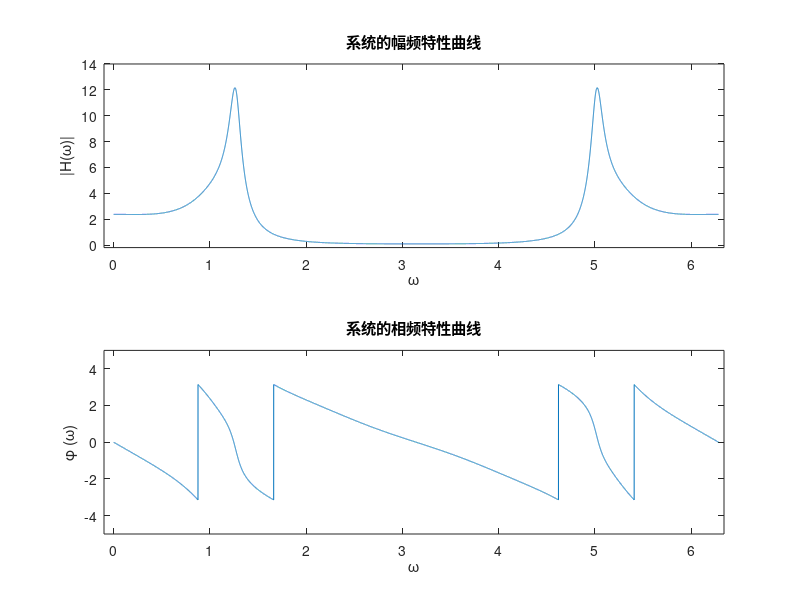
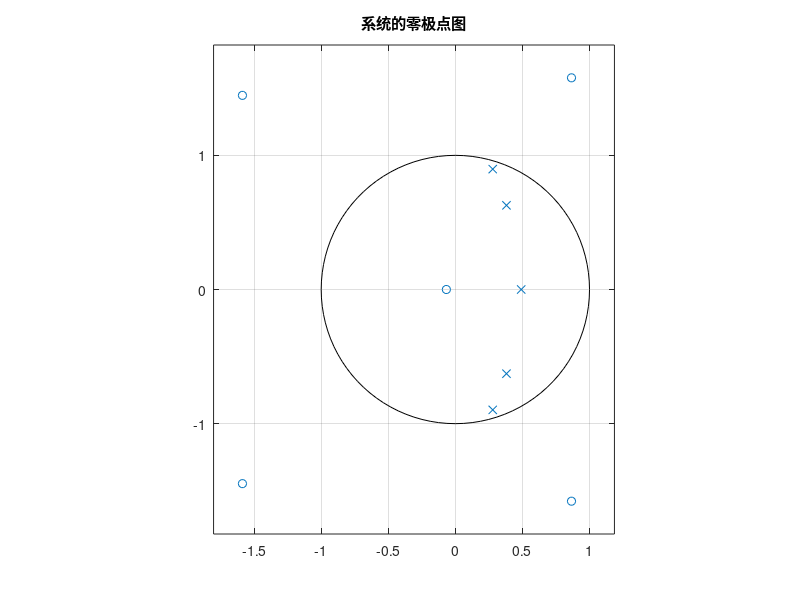

These figures' MATLAB source, in order:
num = [0.0528 0.0797 0.1295 0.1295 0.797 0.0528]; % 分子项的系数
den = [1 -1.8107 2.4947 -1.8801 0.9537 -0.2336]; % 分母项的系数

[h, w] = freqz(num, den, 20000, 'whole'); % 计算幅频特性，h为H(w)，w为频率坐标
% 参数 'whole'代表 w 取值为完整的0~2pi

figure(1)% 图窗1
subplot(2, 1, 1)
plot(w, abs(h)); axis([-0.1 6.34 -0.2 14])% 绘制幅频特性曲线
% 下行代码指定了坐标旁的标注
title('系统的幅频特性曲线'); xlabel('\omega'); ylabel('|H(\omega)|')
subplot(2, 1, 2)
plot(w, angle(h)); axis([-0.1 6.34 -5 5])% 绘制相频特性曲线
% 下行代码指定了坐标旁的标注
title('系统的相频特性曲线'); xlabel('\omega'); ylabel('\phi (\omega)')

figure(2)% 图窗2
zplane(num, den); title('系统的零极点图')%绘制系统的零极点图
